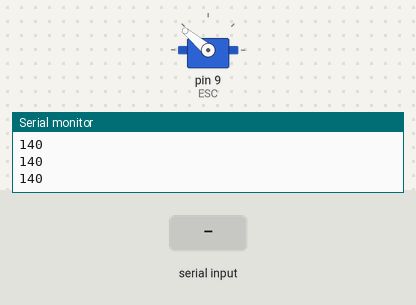
The sketch below on a simulated Arduino Uno, built with avr-gcc and run on an emulated ATmega328P. Parts: servo, the last lines printed to the serial monitor. The test bench sets the inputs (shaded band).

Above: at 3.2 s.
3.3 s: "1\n" received over Serial
At 4.1 s:
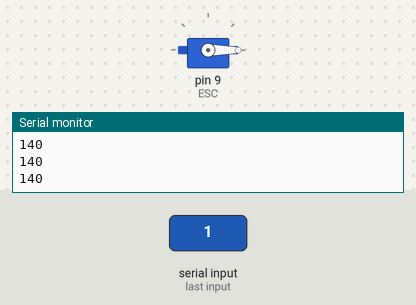
12.3 s: "200\n" received over Serial
At 13.7 s:
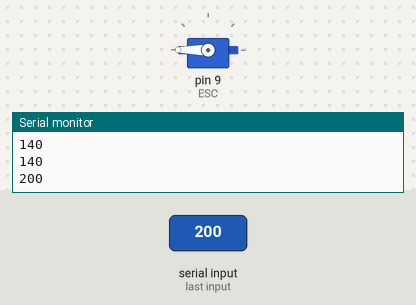
14.3 s: "90\n" received over Serial
At 15.2 s:
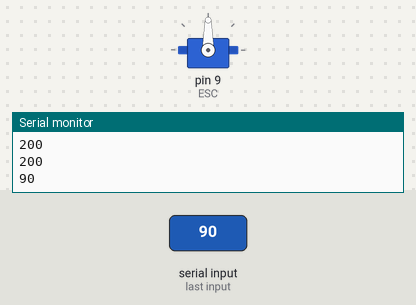
Timing chart, 0 to 17.3 s (numbered marks = the images above; inputs shaded):
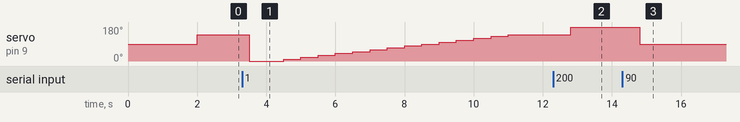

Measured:
- after the input at 3.3 s, servo on pin 9 (ESC): 140° → 0° after 0.20 s, → 10° 1.0 s later, → 20° 0.50 s later, → 30° 0.50 s later, … (15 changes in this stretch)
- after the input at 12.3 s, servo on pin 9 (ESC): 140° → 180° after 0.50 s
- after the input at 14.3 s, servo on pin 9 (ESC): 180° → 90° after 0.51 s

The sketch:

ESC-Testing.ino
```cpp
#include <Servo.h>

Servo ESC;

void setup() {
  // put your setup code here, to run once:
  Serial.begin(9600);

  ESC.attach(9, 1000, 2000);

  delay(2000);
}

int value = 140;
void loop() {
  ESC.write(value);

  if (Serial.available() > 0) {
    int temp = Serial.parseInt();
    if (temp > 1) {
      value = temp;
    } else if (temp == 1) {
      ESC.write(0);
      delay(500);

      for (int i = 0; i <= value/10; i++) {
        ESC.write(i * 10);
        delay(500);
      }
    }
  }

  Serial.println(value);
  delay(500);
}
```
